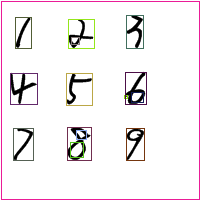
#> input picture example/data/reco_cnt.png, 200 x 200 px
$ python wrapAffine.py ../../../example/data/reco_cnt.png
#> lines starting #> are read from the running program, lines starting #| are printed output that depends on the picture; after the words box and inside, x2 and y2 are one past the last pixel; in counts of white or black regions, pixels touching at a corner belong together
# -*- coding: utf-8 -*-
'''
Create on 2016-01-18 10:29:14

@author: huangzhenghua
'''
import cv2
import math
import numpy as np


def affineTrans(img, angle=0., scale=1.):
    rangle = np.deg2rad(angle)
    h, w = img.shape[0], img.shape[1]

    rot_mat = cv2.getRotationMatrix2D(
            (w*0.5, h*0.5),
            angle, scale)

    img = cv2.warpAffine(
            img, rot_mat,
            (w, h),
            flags=cv2.INTER_LANCZOS4)

    img = cv2.adaptiveThreshold(
        img,
        255,
        cv2.ADAPTIVE_THRESH_GAUSSIAN_C,
        cv2.THRESH_BINARY, 11, 2)

    return img


def affineTrans_about_center(img,
                             angle=0., scale=1.):
    rangle = np.deg2rad(angle)
    h, w = img.shape[0], img.shape[1]

    nh = (abs(np.sin(rangle)*h) +\
            abs(np.cos(rangle)*w))*scale
    nw = (abs(np.cos(rangle)*h) +\
            abs(np.sin(rangle)*w))*scale

    rot_mat = cv2.getRotationMatrix2D(
            (nw*0.5, nh*0.5),
            angle, scale)

    rot_move = np.dot(
            rot_mat,
            np.array([(nw-w)*0.5, (nh-h)*0.5,0]))

    rot_mat[0,2] += rot_move[0]
    rot_mat[1,2] += rot_move[1]

    img = cv2.warpAffine(
        img, rot_mat,
        (int(math.ceil(nw)), int(math.ceil(nh))),
        flags=cv2.INTER_LANCZOS4)

    img = cv2.adaptiveThreshold(
        img,
        255,
        cv2.ADAPTIVE_THRESH_GAUSSIAN_C,
        cv2.THRESH_BINARY, 11, 2)
    return img


if __name__ == '__main__':
    import sys
    img = cv2.imread(sys.argv[1], 0)
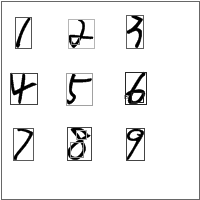
#> img: shape (200, 200); min 0, max 255, mean 238.3
    h, w = img.shape[0], img.shape[1]
#> h = 200; w = 200
    size = h if h < w else w
#> size = 200
    img = affineTrans(img, scale=28.0/size)
#> in affineTrans, `img = cv2.warpAffine( img, rot_mat, (w, h), flags=cv2.INTER_LANCZOS4)`:
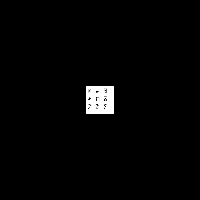
#> img: shape (200, 200); min 0, max 255, mean 4.7
#> in affineTrans, `img = cv2.adaptiveThreshold( img, 255, cv2.ADAPTIVE_THRESH_GAUSSIAN_C,..`:
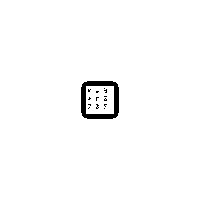
#> img: shape (200, 200); 98.3% white; 14 black regions (13 under 20 px), largest, box (x1, y1, x2, y2) and area: (81, 81, 119, 119) 604
    cv2.imshow('test', img)
    cv2.waitKey(0)
